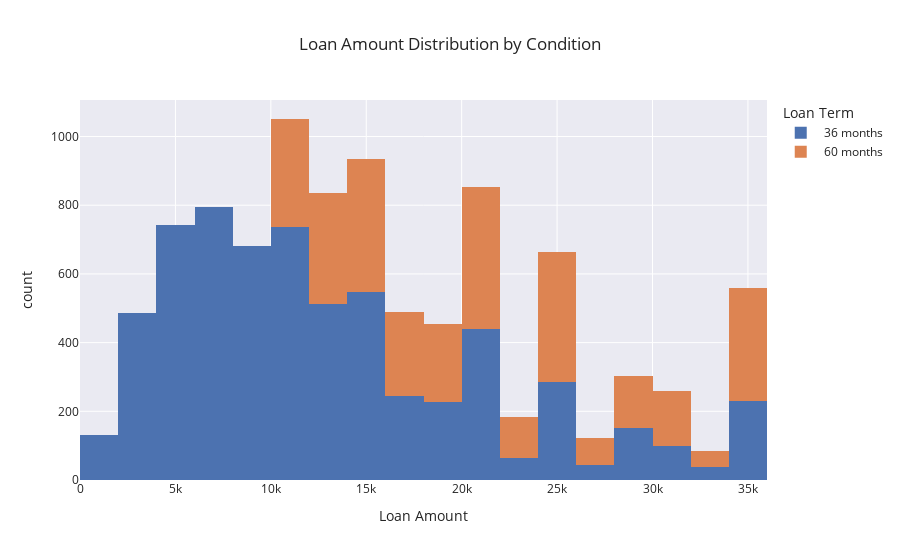

Here is the notebook cell this chart was saved with:
### Markdown cell above
**1. Loan Amount Distribution**

We will create a histogram to display the distribution of loan amounts for loans classified as "Good Loan". This visualization will help us understand the range and frequency of loan amounts within this category.

### Code cell
px.histogram(
    condition,
    x='loan_amount',
    nbins=30,  # Number of bins in the histogram
    color='term',
    title='Loan Amount Distribution by Condition',
    template='seaborn',
    labels={
        'loan_amount': 'Loan Amount',
        'term': 'Loan Term'
    }
)

### Figure 1 — Plotly figure (JSON) as saved in the notebook; plotly's stock layout.template omitted (floating-point values rounded to 4 significant figures; data arrays with more than 128 entries replaced by an {"elided": "..."} marker saying what was removed)
{"data": [{"alignmentgroup": "True", "bingroup": "x", "hovertemplate": "Loan Term= 36 months<br>Loan Amount=%{x}<br>count=%{y}<extra></extra>", "legendgroup": " 36 months", "marker": {"color": "rgb(76,114,176)", "pattern": {"shape": ""}}, "name": " 36 months", "nbinsx": 30, "offsetgroup": " 36 months", "orientation": "v", "showlegend": true, "type": "histogram", "x": {"elided": "6455 int values"}, "xaxis": "x", "yaxis": "y"}, {"alignmentgroup": "True", "bingroup": "x", "hovertemplate": "Loan Term= 60 months<br>Loan Amount=%{x}<br>count=%{y}<extra></extra>", "legendgroup": " 60 months", "marker": {"color": "rgb(221,132,82)", "pattern": {"shape": ""}}, "name": " 60 months", "nbinsx": 30, "offsetgroup": " 60 months", "orientation": "v", "showlegend": true, "type": "histogram", "x": {"elided": "3171 int values"}, "xaxis": "x", "yaxis": "y"}], "layout": {"barmode": "relative", "legend": {"title": {"text": "Loan Term"}, "tracegroupgap": 0}, "title": {"text": "Loan Amount Distribution by Condition"}, "xaxis": {"anchor": "y", "domain": [0, 1], "title": {"text": "Loan Amount"}}, "yaxis": {"anchor": "x", "domain": [0, 1], "title": {"text": "count"}}}}
